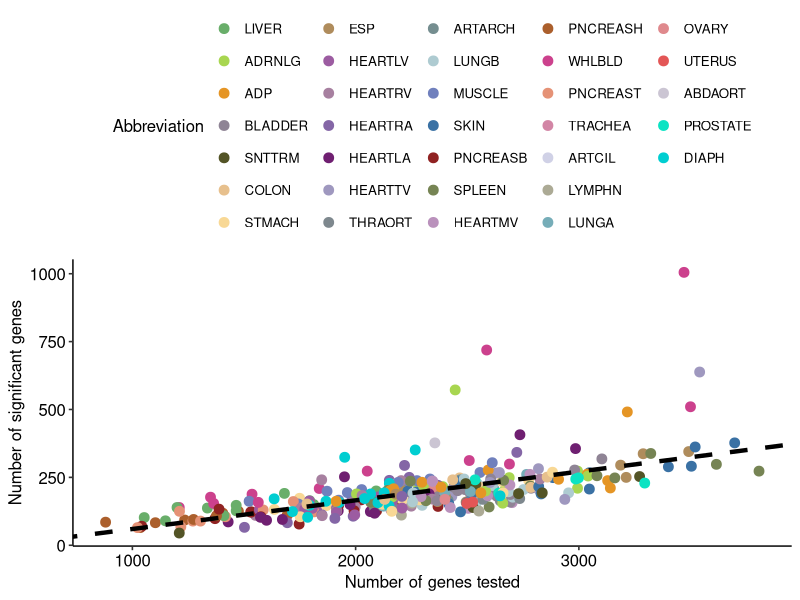
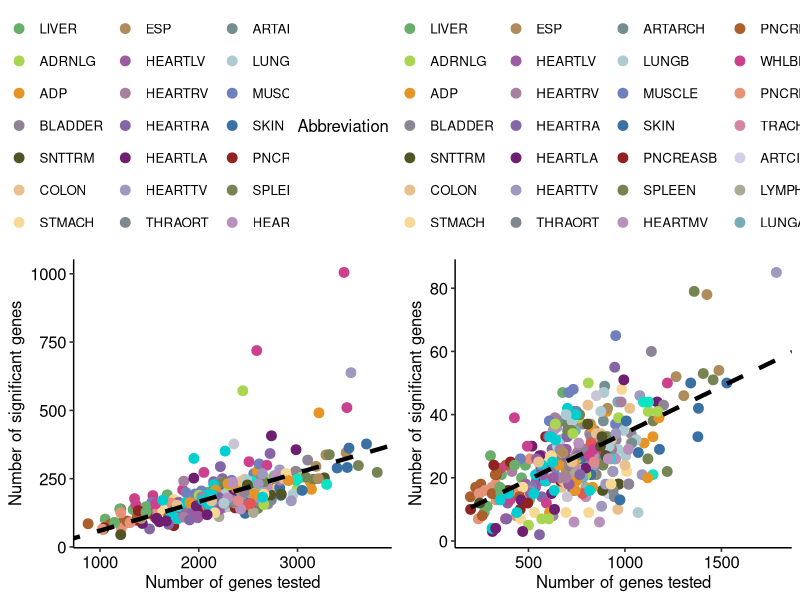
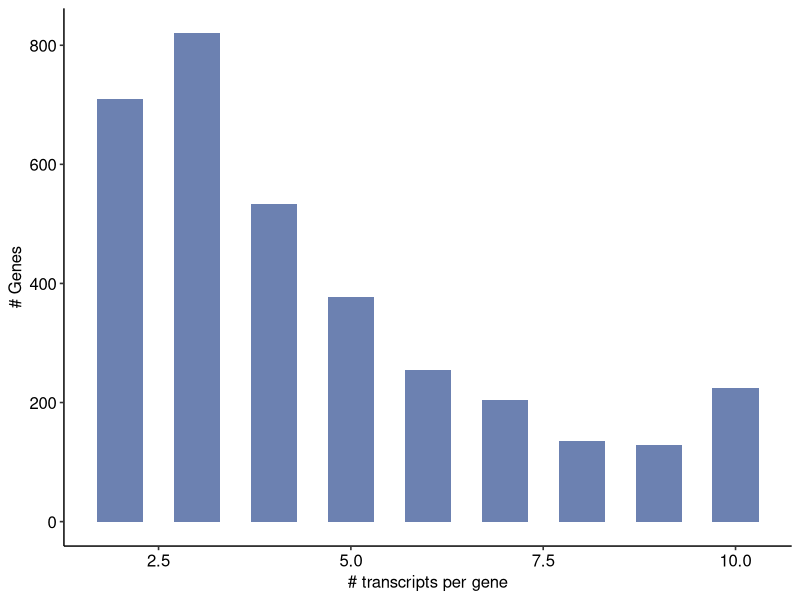
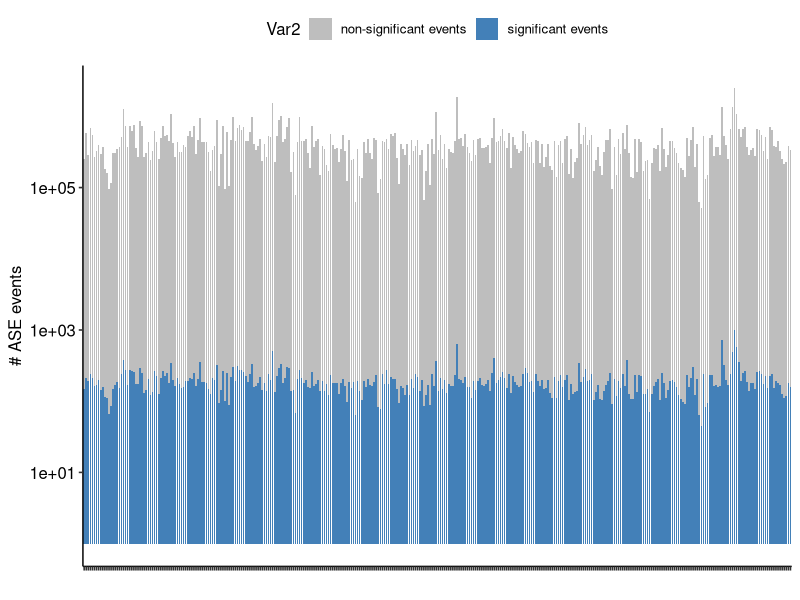
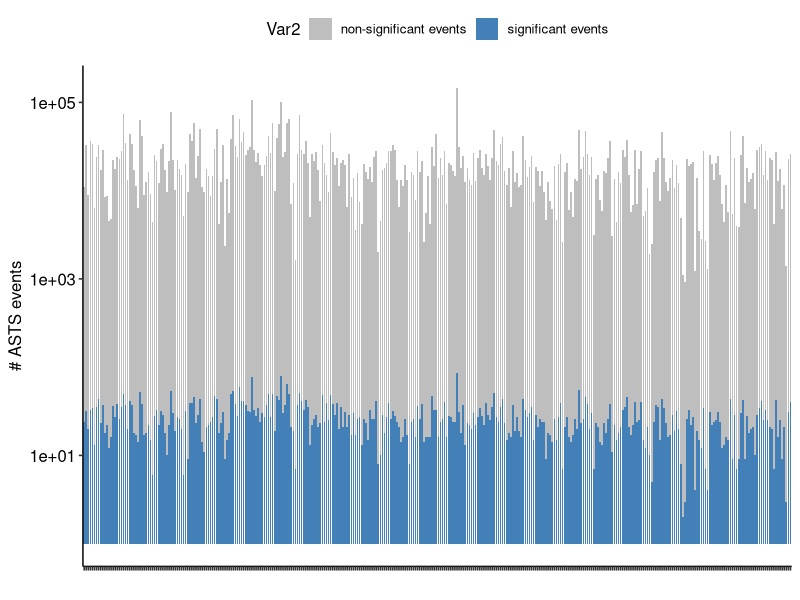

Reproduce these figures in R, in order.
#==============================================#
# ASE #
# Extended-Figure-3#
#==============================================#


library(dplyr)
library(data.table)
library(ggplot2)
library(ggpubr)

setwd("/path/to/GTOP_code/extend/extend_3")
# Extended.Fig.3ab ASE & ASTS ----------------------------------------------
df_plot <- fread("./input/Exfig 3a.txt")
reg <- lm(formula = sig ~ total,data=df_plot)
coeff <- coefficients(reg)
intercept <- coeff[1]
slope <- coeff[2]
p1 <- ggplot(df_plot,aes(x=total,y=sig,color=Abbreviation)) + geom_point(size=3) + theme_pubr() + 
  scale_color_manual(breaks = df_plot$Abbreviation,values = paste0("#",df_plot$Tissue_Color_Code)) + 
  xlab("Number of genes tested") + ylab("Number of significant genes") + 
  geom_abline(intercept = intercept,slope = slope,color="black",linetype="dashed",size=1.5)
p1

# Extended.fig.3b ---------------------------------------------------------

df_plot <- fread("./input/Exfig 3b.txt")
reg <- lm(formula = sig.asts ~ total.asts,data=df_plot)
coeff <- coefficients(reg)
intercept <- coeff[1]
slope <- coeff[2]
p2 <- ggplot(df_plot,aes(x=total.asts,y=sig.asts,color=Abbreviation)) + geom_point(size=3) + theme_pubr() + 
  scale_color_manual(breaks = df_plot$Abbreviation,values = paste0("#",df_plot$Tissue_Color_Code)) + 
  xlab("Number of genes tested") + ylab("Number of significant genes") + 
  geom_abline(intercept = intercept,slope = slope,color="black",linetype="dashed",size=1.5)

cowplot::plot_grid(p1,p2,align = "h",ncol=2)


# Extended.fig.3c  ---------------------------------------------------------
df_plot <- fread("./input/Exfig 3c.txt")
ggplot(df_plot,aes(x=Var1,y=Freq)) + 
  geom_bar(stat = "identity",width=.6, fill="#6c81b1") + 
  xlab("# transcripts per gene")+
  ylab("# Genes")+
  theme_pubr()


# Extended.fig.3d  ---------------------------------------------------------

df_sample.l <- fread("./input/Exfig 3d.txt") %>% 
  mutate(Var2=as.character(Var2))
p3 <- ggplot(df_sample.l,aes(x=Var1,y=Freq,fill=Var2)) + geom_bar(stat = "identity",width=.8) + theme_pubr() + 
  theme(axis.text.x = element_text(angle = 90,hjust=1,vjust=.5)) + xlab("")+ylab("# ASE events")+
  scale_y_log10() + 
  scale_fill_manual(breaks = c("0","1"),labels=c("non-significant events", "significant events"),values = c("grey","#4380b8"))+
  theme(axis.text.x = element_blank());p3

# Extended.fig.3e  ---------------------------------------------------------
df_sample <- fread("./input/Exfig 3e.txt") %>% 
  mutate(Var2=as.character(Var2))
p4 <- ggplot(df_sample,aes(x=Var1,y=Freq,fill=Var2)) + geom_bar(stat = "identity",width=.8) + theme_pubr() + 
  theme(axis.text.x = element_text(angle = 90,hjust=1,vjust=.5)) + xlab("")+ylab("# ASTS events")+
  scale_y_log10() + 
  scale_fill_manual(breaks = c("0","1"), labels=c("non-significant events", "significant events"),values = c("grey","#4380b8"))+
  theme(axis.text.x = element_blank());p4
